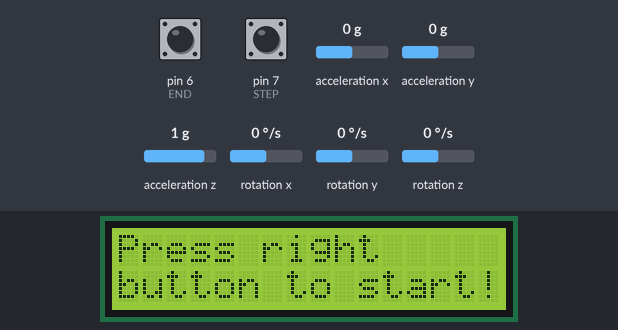
Recording of a sketch running on a simulated Arduino Uno, built with avr-gcc and run on an emulated ATmega328P. Parts: 16×2 character LCD. The inputs (shaded band) are chosen by the test bench; at power-on: pin 6 (END) HIGH, pin 7 (STEP) HIGH, rotation z 0 °/s, acceleration x 0 g, acceleration y 0 g, acceleration z 1 g, rotation x 0 °/s, rotation y 0 °/s. What the sketch prints to the serial monitor is not drawn.

Above: at 2.2 s.
2.3 s: pin 6 (END) pulled LOW for 0.15 s
At 3.5 s:
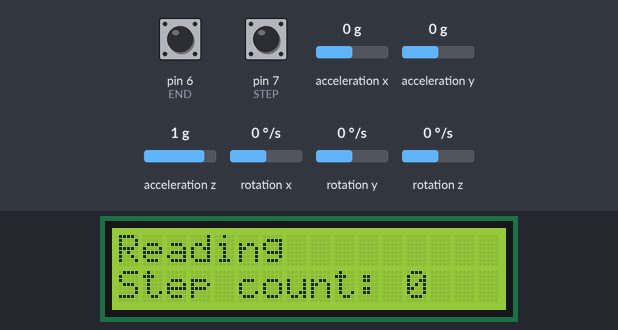
4.0 s: pin 7 (STEP) pulled LOW for 0.15 s
At 4.8 s:
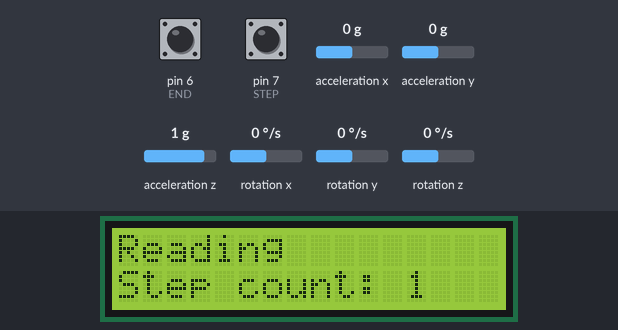
5.6 s: pin 6 (END) pulled LOW for 1 s
At 6.6 s:
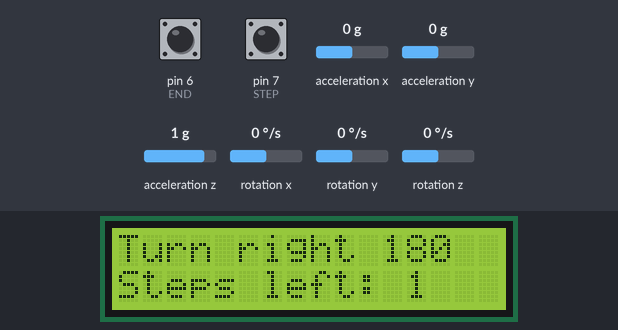
8.1 s: rotation z set to -192 °/s
At 9.4 s:
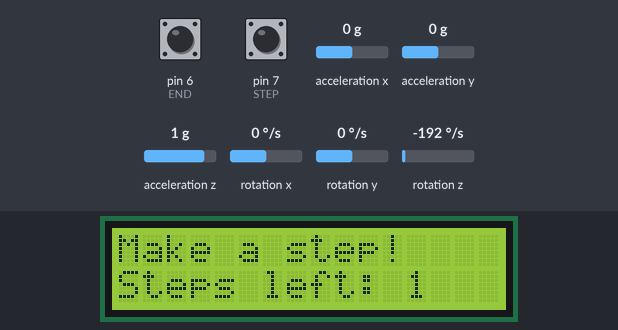
11.1 s: rotation z set to -100 °/s
At 12.0 s:
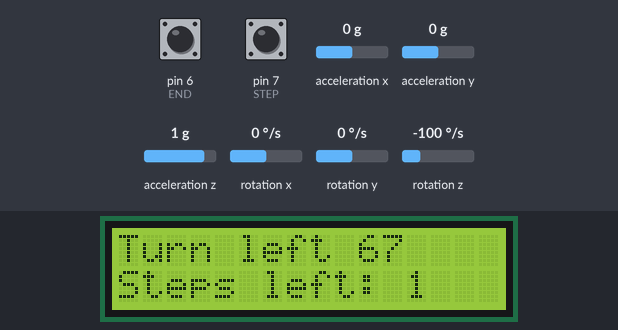
13.1 s: rotation z set to 0 °/s
Timing chart, 0 to 15.6 s (numbered marks = the images above; inputs shaded):
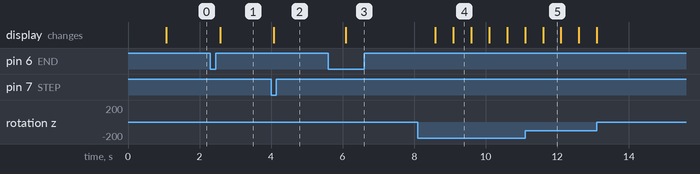

Measured:
- after the input at 2.3 s, the display: changes after 0.28 s (image 1)
- after the input at 4.0 s, the display: changes after 0.08 s (image 2)
- after the input at 5.6 s, the display: changes after 0.49 s (image 3)
- after the input at 8.1 s, the display: first changes after 0.49 s (image 4 shows a later state)
- what the display in image 4 shows lasts 0.5 s, from 9.1 s to 9.6 s

The sketch:

main.ino
```cpp
#include <LiquidCrystal.h>
#include "Wire.h"
#include <MPU6050_light.h>
#include "stack/stack.h"
#include "stack/stack.cpp"

#define LCD_WAIT 500
#define BTN_WAIT 20
#define ANGLE_ERROR 5
#define END 6
#define STEP 7
//timers
unsigned long lcd_timer = 0;
unsigned long btn_timer = 0;
//button variables
bool end;
bool step;
//tmp variable to store angles to
float angleDiff;
//stack for main implementation
Stack angles;

//mpu set-up
MPU6050 mpu(Wire);

//pins for lcd
const int rs = 12, en = 11, d4 = 5, d5 = 4, d6 = 3, d7 = 2;
LiquidCrystal lcd(rs, en, d4, d5, d6, d7);

//states of application
enum states {MENU, READ, NAVIGATE};
enum states STATE = MENU;

void setup() {
  //initialize serial monitor
  Serial.begin(9600);

  //initialize LCD display
  lcd.begin(16, 2);
  Wire.begin();

  //initialize buttons
  pinMode(END, INPUT_PULLUP);
  pinMode(STEP, INPUT_PULLUP);

  //initialize mpu sensor
  byte status = mpu.begin();
  Serial.print(F("MPU6050 status: "));
  Serial.println(status);
  while (status != 0) { }
  //recalculates both gyro and accelerometer offsets
  mpu.calcOffsets(true, true);


}

/**
 * @brief check for rising edge on given pin
 *
 * @param pin input pin to check
 * @param val previous value of the pin
 * @return true if rising edge is detected, false otherwise
 */
bool risingEdge(int pin, bool val){
  return !digitalRead(pin) && val == true;
}

/**
 * @brief trims angle to range (-180, 180>
 *
 * @param angle
 * @return float trimmed angle
 */
float trimAngle(float angle){

  //modulus for small floats -> output in range <0; 360)
  while(angle < -180){
    angle += 360;
  }
  while(angle >= 180){
    angle -= 360;
  }
  return angle;
}

/**
 * @brief makes a step one angle forward, if moving backward, function pops last step from stack
 *
 * @param angle angle in which the user is moving
 */
void makeStep(float angle){
  if(!angles.size){
    angles.push(angle);
    return;
  }
  //check if we are moving back, if so, pop from stack
  float prev = angles.top();
  angleDiff = trimAngle(angles.top() - mpu.getAngleZ() + 180);
  if(angleDiff < ANGLE_ERROR
    && angleDiff > -ANGLE_ERROR){
      angles.pop();
      return;
  }
  angles.push(angle);

}

/**
 * @brief handles writing on lcd based on current state
 *
 */
void handleLcd(){
  lcd.clear();
  switch(STATE){
    case MENU:
      lcd.print("Press right");
      lcd.setCursor(0, 1);
      lcd.print("button to start!");
      break;

    case READ:
      lcd.print("Reading");
      lcd.setCursor(0, 1);
      lcd.print("Step count: ");
      lcd.print(angles.size);
      break;

    case NAVIGATE:
      angleDiff = trimAngle(angles.top() - mpu.getAngleZ() + 180);

      if(angleDiff > 0 && angleDiff > ANGLE_ERROR){
        lcd.print("Turn left ");
        lcd.print(abs(angleDiff), 0);
      }
      else if(angleDiff < 0 && angleDiff < -ANGLE_ERROR){
        lcd.print("Turn right ");
        lcd.print(abs(angleDiff), 0);
      }
      else{
        lcd.print("Make a step!");
      }

      lcd.setCursor(0, 1);
      lcd.print("Steps left: ");
      lcd.print(angles.size);
      break;
  }
}

/**
 * @brief handles button input based on state
 *
 */
void handleBtn(){
  switch(STATE){
    case MENU:
      if(risingEdge(END, end)){
        STATE = READ;
      }
      break;
    case READ:
      if(risingEdge(END, end)){
        STATE = NAVIGATE;
      }
      else if(risingEdge(STEP, step)){
        //make a step, angles can be out of range <0;360), therefore they need to be trimmed
        makeStep(trimAngle(mpu.getAngleZ()));
      }
      break;
    case NAVIGATE:
      if(risingEdge(END, end) || angles.size == 0){
        angles.clear();
        STATE = MENU;
      }
      else if(risingEdge(STEP, step)){
        //make a step
        angleDiff = trimAngle(angles.top() - mpu.getAngleZ() + 180);
        if(angleDiff > -ANGLE_ERROR && angleDiff < ANGLE_ERROR){
          makeStep(trimAngle(mpu.getAngleZ()));
        }
      }
      break;
  }
}

void loop() {
  //keep sensor updated for higher precision
  mpu.update();
  //update lcd every LCD_WAIT ms
  if(millis()-lcd_timer > LCD_WAIT){
    lcd_timer = millis();
    handleLcd();
  }
  //update buttons every BTN_WAIT ms
  if(millis()-btn_timer > BTN_WAIT){
    btn_timer = millis();
    handleBtn();
    end = digitalRead(END);
    step = digitalRead(STEP);
  }
}
```

stack.h
```cpp
#ifndef stack_h
#define stack_h

class Stack{

private:
    struct Elem{
        float m_val;
        Elem * m_parent;
    };
    Elem * m_head;

public:
    Stack();
    ~Stack();
    void clear();
    void push(float val);
    float pop();
    float top();
    size_t size = 0;
};

#endif
```
